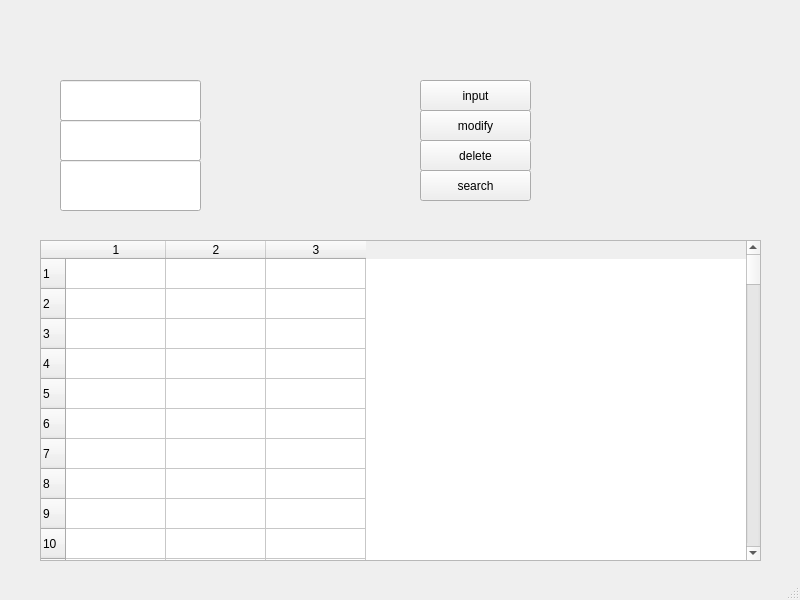
<?xml version="1.0" encoding="UTF-8"?>
<ui version="4.0">
 <class>MainWindow</class>
 <widget class="QMainWindow" name="MainWindow">
  <property name="geometry">
   <rect>
    <x>0</x>
    <y>0</y>
    <width>800</width>
    <height>600</height>
   </rect>
  </property>
  <property name="windowTitle">
   <string>MainWindow</string>
  </property>
  <widget class="QWidget" name="centralwidget">
   <widget class="QLineEdit" name="prodID">
    <property name="geometry">
     <rect>
      <x>60</x>
      <y>80</y>
      <width>141</width>
      <height>41</height>
     </rect>
    </property>
    <property name="text">
     <string/>
    </property>
   </widget>
   <widget class="QLineEdit" name="prodPrice">
    <property name="geometry">
     <rect>
      <x>60</x>
      <y>160</y>
      <width>141</width>
      <height>51</height>
     </rect>
    </property>
   </widget>
   <widget class="QLineEdit" name="prodName">
    <property name="geometry">
     <rect>
      <x>60</x>
      <y>120</y>
      <width>141</width>
      <height>41</height>
     </rect>
    </property>
   </widget>
   <widget class="QPushButton" name="pushButton_2">
    <property name="geometry">
     <rect>
      <x>420</x>
      <y>80</y>
      <width>111</width>
      <height>31</height>
     </rect>
    </property>
    <property name="text">
     <string>input</string>
    </property>
   </widget>
   <widget class="QPushButton" name="pushButton_3">
    <property name="geometry">
     <rect>
      <x>420</x>
      <y>140</y>
      <width>111</width>
      <height>31</height>
     </rect>
    </property>
    <property name="text">
     <string>delete</string>
    </property>
   </widget>
   <widget class="QPushButton" name="pushButton_4">
    <property name="geometry">
     <rect>
      <x>420</x>
      <y>110</y>
      <width>111</width>
      <height>31</height>
     </rect>
    </property>
    <property name="text">
     <string>modify</string>
    </property>
   </widget>
   <widget class="QPushButton" name="pushButton_5">
    <property name="geometry">
     <rect>
      <x>420</x>
      <y>170</y>
      <width>111</width>
      <height>31</height>
     </rect>
    </property>
    <property name="text">
     <string>search</string>
    </property>
   </widget>
   <widget class="QTableWidget" name="tableWidget">
    <property name="geometry">
     <rect>
      <x>40</x>
      <y>240</y>
      <width>721</width>
      <height>321</height>
     </rect>
    </property>
    <property name="rowCount">
     <number>100</number>
    </property>
    <property name="columnCount">
     <number>3</number>
    </property>
    <row/>
    <row/>
    <row/>
    <row/>
    <row/>
    <row/>
    <row/>
    <row/>
    <row/>
    <row/>
    <row/>
    <row/>
    <row/>
    <row/>
    <row/>
    <row/>
    <row/>
    <row/>
    <row/>
    <row/>
    <row/>
    <row/>
    <row/>
    <row/>
    <row/>
    <row/>
    <row/>
    <row/>
    <row/>
    <row/>
    <row/>
    <row/>
    <row/>
    <row/>
    <row/>
    <row/>
    <row/>
    <row/>
    <row/>
    <row/>
    <row/>
    <row/>
    <row/>
    <row/>
    <row/>
    <row/>
    <row/>
    <row/>
    <row/>
    <row/>
    <row/>
    <row/>
    <row/>
    <row/>
    <row/>
    <row/>
    <row/>
    <row/>
    <row/>
    <row/>
    <row/>
    <row/>
    <row/>
    <row/>
    <row/>
    <row/>
    <row/>
    <row/>
    <row/>
    <row/>
    <row/>
    <row/>
    <row/>
    <row/>
    <row/>
    <row/>
    <row/>
    <row/>
    <row/>
    <row/>
    <row/>
    <row/>
    <row/>
    <row/>
    <row/>
    <row/>
    <row/>
    <row/>
    <row/>
    <row/>
    <row/>
    <row/>
    <row/>
    <row/>
    <row/>
    <row/>
    <row/>
    <row/>
    <row/>
    <row/>
    <column/>
    <column/>
    <column/>
   </widget>
  </widget>
  <widget class="QMenuBar" name="menubar">
   <property name="geometry">
    <rect>
     <x>0</x>
     <y>0</y>
     <width>800</width>
     <height>21</height>
    </rect>
   </property>
  </widget>
  <widget class="QStatusBar" name="statusbar"/>
 </widget>
 <resources/>
 <connections>
  <connection>
   <sender>pushButton_2</sender>
   <signal>clicked()</signal>
   <receiver>MainWindow</receiver>
   <slot>addProduct()</slot>
   <hints>
    <hint type="sourcelabel">
     <x>492</x>
     <y>113</y>
    </hint>
    <hint type="destinationlabel">
     <x>602</x>
     <y>111</y>
    </hint>
   </hints>
  </connection>
  <connection>
   <sender>pushButton_4</sender>
   <signal>clicked()</signal>
   <receiver>MainWindow</receiver>
   <slot>updateProduct()</slot>
   <hints>
    <hint type="sourcelabel">
     <x>505</x>
     <y>150</y>
    </hint>
    <hint type="destinationlabel">
     <x>683</x>
     <y>147</y>
    </hint>
   </hints>
  </connection>
  <connection>
   <sender>pushButton_3</sender>
   <signal>clicked()</signal>
   <receiver>MainWindow</receiver>
   <slot>removeProduct()</slot>
   <hints>
    <hint type="sourcelabel">
     <x>508</x>
     <y>180</y>
    </hint>
    <hint type="destinationlabel">
     <x>606</x>
     <y>173</y>
    </hint>
   </hints>
  </connection>
  <connection>
   <sender>pushButton_5</sender>
   <signal>clicked()</signal>
   <receiver>MainWindow</receiver>
   <slot>getProduct()</slot>
   <hints>
    <hint type="sourcelabel">
     <x>495</x>
     <y>206</y>
    </hint>
    <hint type="destinationlabel">
     <x>668</x>
     <y>203</y>
    </hint>
   </hints>
  </connection>
 </connections>
 <slots>
  <slot>addProduct()</slot>
  <slot>updateProduct()</slot>
  <slot>removeProduct()</slot>
  <slot>getProduct()</slot>
 </slots>
</ui>
